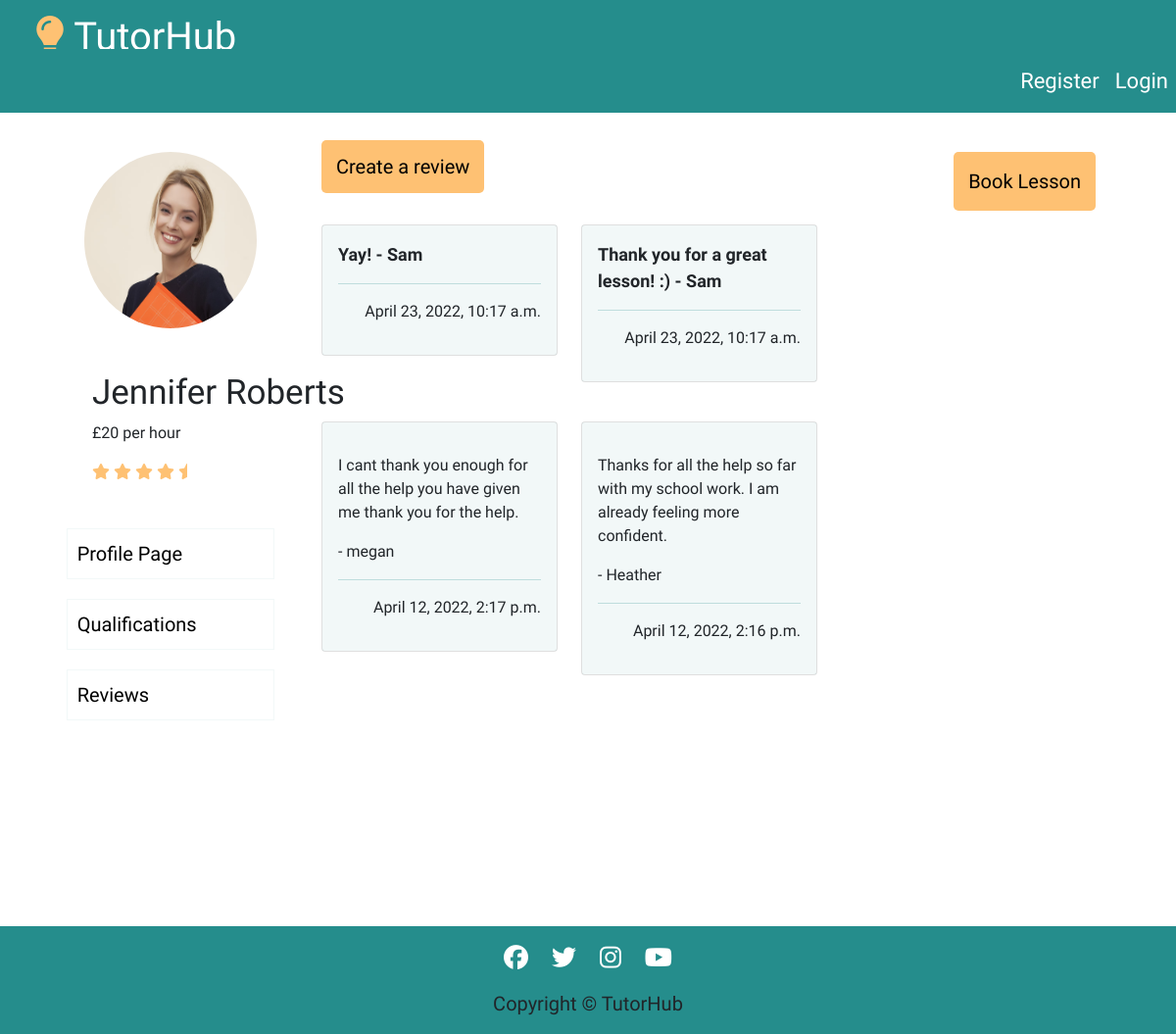
/tutors/tutor_two/reviews/, run on an earlier commit of the app's database.
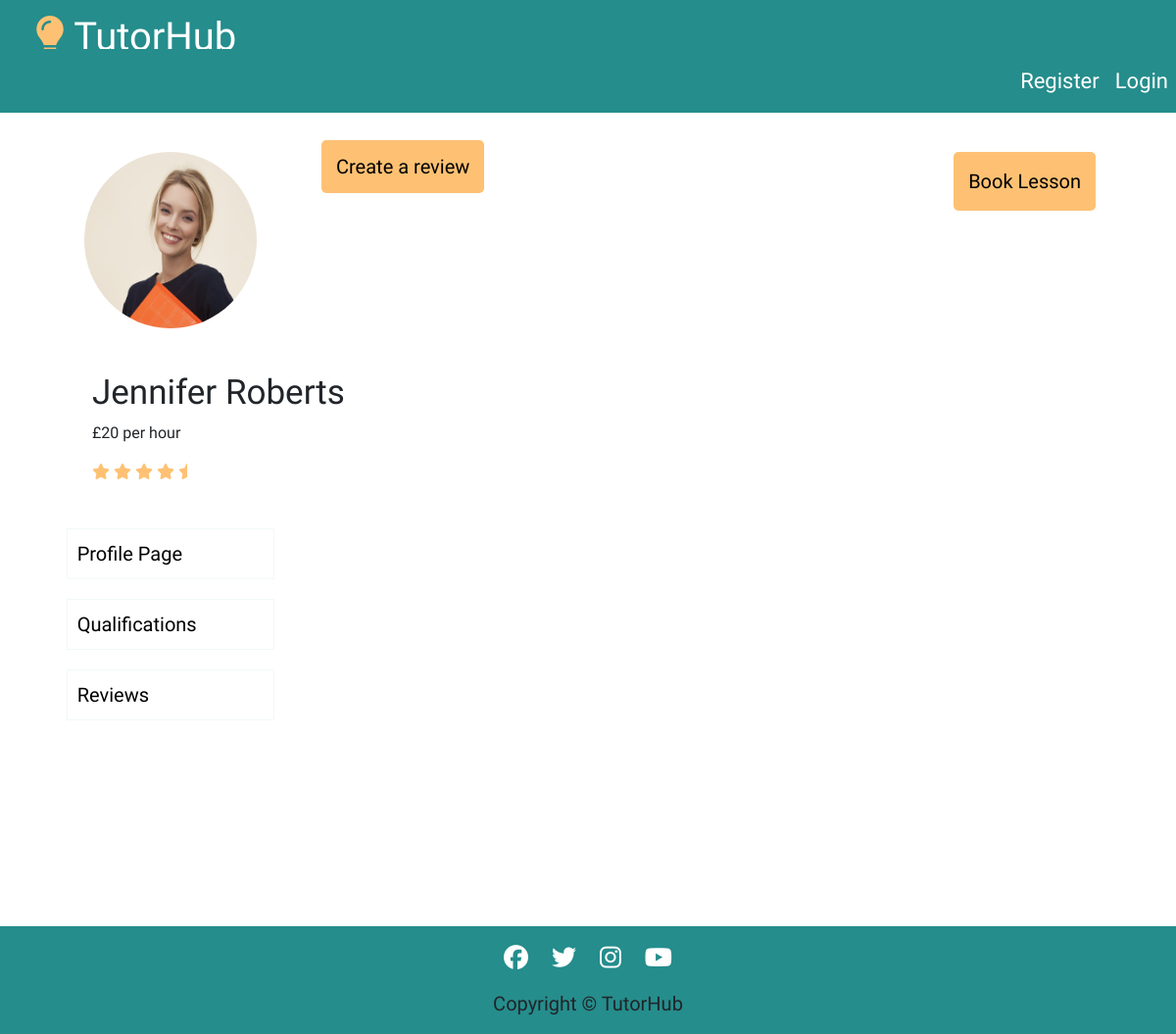
And on a later commit of the database.
### tutorprofile/models.py (models this page shows)
class Review(models.Model):
    tutor = models.CharField(max_length=50)
    student = models.ForeignKey(User, on_delete=models.CASCADE, related_name="review")
    review = models.CharField(max_length=150)
    created_on = models.DateTimeField(auto_now_add=True)
    class Meta:
        ordering = ['-created_on']

### tutorprofile/views.py (the view)
# urls.py: path('tutor_two/reviews/', views.ReviewListTutorTwo.as_view(), name='tutor_two_reviews'),
class ReviewListTutorTwo(generic.ListView):
    model = Review
    queryset = Review.objects.filter(Q(tutor='Jennifer Roberts')).order_by('-created_on')
    template_name = 'tutorprofile/tutor_two_reviews.html'
    paginate_by = 6

### tutorprofile/templates/tutorprofile/tutor_two_reviews.html (shortened to what this page needs)
{% extends "base.html" %}
{% load static %}
{% block content %}
<div class="container-fluid center-block">
    <div class="row profile-page">
        <div class="col-md-12 col-lg-3">
            <div class="row">
                <div class="col-12 user-image">
                    <img src="../../../static/images/tutortwo.avif" alt="image of a tutor">
                </div>
            </div>
            <div class="row">
                <div class="col-12 user-info">
                    <h1>Jennifer Roberts</h1>
                    <p>£20 per hour</p>
                    <i class="fa-solid fa-star"></i>
                    <i class="fa-solid fa-star"></i>
                    <i class="fa-solid fa-star"></i>
                    <i class="fa-solid fa-star"></i>
                    <i class="fa-solid fa-star-half"></i>
                </div>
            </div>
            <div class="row center-block">
                <div class="col-10 page-buttons-container" >
                    <a href="{% url 'tutor_two_profile' %}" class="page-buttons">Profile Page</a>
                    <a href="{% url 'tutor_two_qualifications' %}" class="page-buttons">Qualifications</a>
                    <a href="{% url 'tutor_two_reviews' %}" class="page-buttons">Reviews</a>
                </div>
            </div>
        </div>
        <div class="col-md-12 col-lg-6 booking-button" id="reviews-page">
            <a href="{% url 'tutor_two_create_review' %}">Create a review</a>
            <br />
            <br />
            <div class="row">
                {% for review in review_list %}
                    <div class="col-md-12 col-lg-6 card_space">
                        <div class="card">
                            <div class="card-body color-card">
                                <p class="review_comment">{{ review.review|safe }} - {{ review.student }} </p>
                                <hr />
                                <p class="right">{{ review.created_on}}</p>
                            </div>
                        </div>
                    </div>
                {% endfor %}
            </div>
        </div>
        <div class="col-md-12 col-lg-3" id="bookings-button">
            <div class="row booking-button">
                <a href="{% url 'tutor_two' %}" id="booking-btn">Book Lesson</a>
            </div>
        </div>
    </div>
</div>
{% endblock %}

What changed in the data, as far as the page shows it:
removed Review: review "Yay!", student "Sam", created_on "April 23, 2022, 10:17 a.m."
removed Review: review "Thank you for a great lesson! :)", student "Sam", created_on "April 23, 2022, 10:17 a.m."
removed Review: review "I cant thank you enough for all the help you have given me thank you for the help.", student "megan", created_on "April 12, 2022, 2:17 p.m."
removed Review: review "Thanks for all the help so far with my school work. I am already feeling more confident.", student "Heather", created_on "April 12, 2022, 2:16 p.m."
